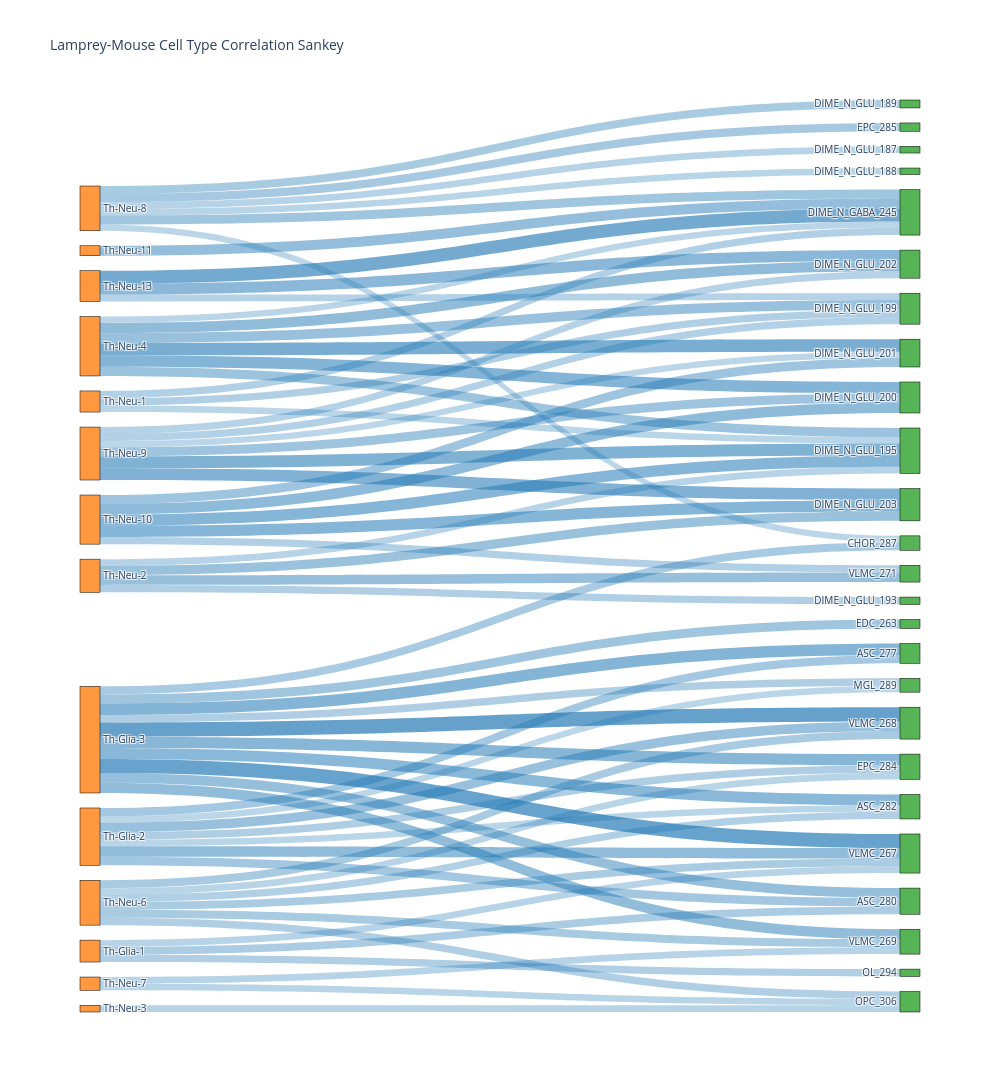

Source (notebook cell):
### Code cell
fig = plot_sankey_from_corr(corr_matrix, threshold=0.3, )
fig.write_html('/data/work/22.fusemap/05.stereoalign/02.scvi/06.Thalamus/01_20251223/Thalamus_2.html')
